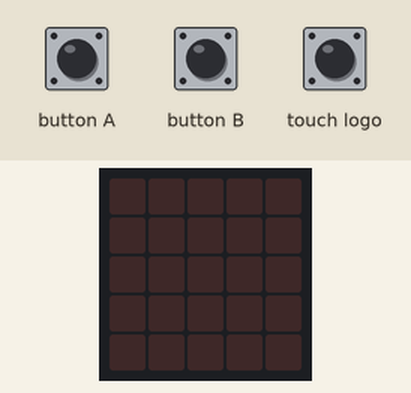
The program below on a simulated BBC micro:bit (MakeCode). On the bench: the board's 5×5 LED display. The test bench sets the inputs (shaded band).

Above: at 1.2 s.
1.3 s: button A pressed for 0.15 s
At 3.6 s:
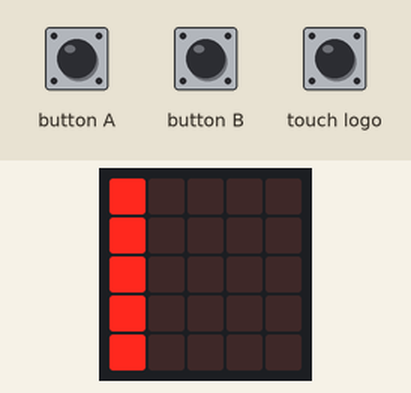
3.9 s: button B pressed for 1 s
At 5.8 s:
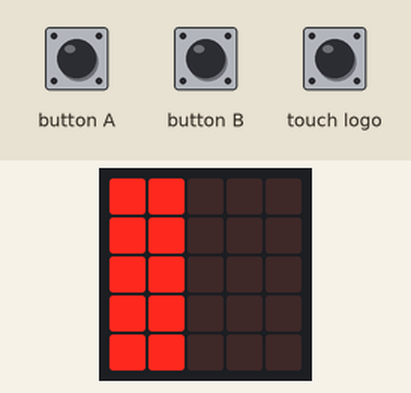
6.8 s: touch logo pressed for 3.2 s
At 11.3 s:
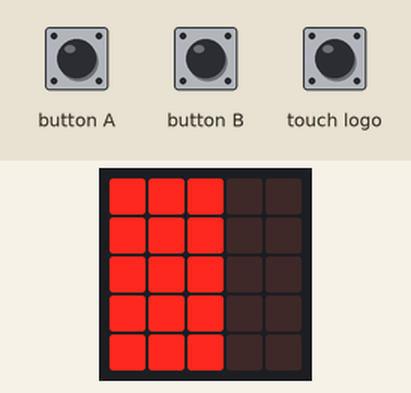
11.5 s: button A pressed for 1 s
At 14.1 s:
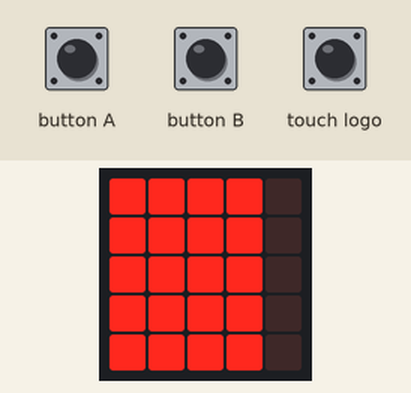
14.5 s: touch logo pressed for 0.15 s
At 15.1 s:
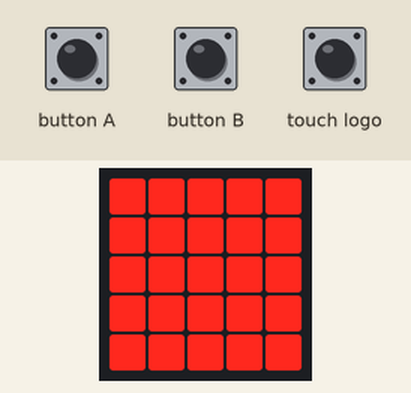
Timing chart, 0 to 17.1 s (numbered marks = the images above; inputs shaded):
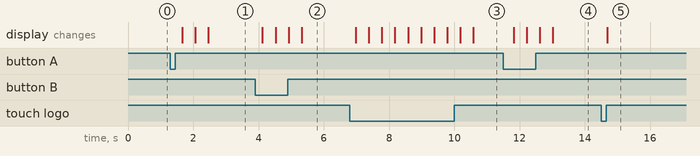

The program:

main.ts
```typescript
let code = 0
let start = 1
basic.forever(function () {
    if (input.buttonIsPressed(Button.A) && code == 0) {
        code = 1
    }
})
basic.forever(function () {
    if (input.buttonIsPressed(Button.B) && code == 1) {
        code = 2
    }
})
basic.forever(function () {
    if (input.logoIsPressed() && code == 2) {
        code = 3
    }
})
basic.forever(function () {
    if (input.logoIsPressed() && code == 4) {
        code = 5
    }
})
basic.forever(function () {
    if (code == 4 && (input.buttonIsPressed(Button.A) || input.buttonIsPressed(Button.B))) {
        basic.showLeds(`
            . . . . .
            . . . . .
            . . . . .
            . . . . .
            . . . . .
            `)
    }
})
basic.forever(function () {
    if (input.buttonIsPressed(Button.A) && code == 3) {
        code = 4
    }
})
basic.forever(function () {
    if (code == 1 && (input.buttonIsPressed(Button.A) || input.logoIsPressed())) {
        basic.showLeds(`
            . . . . .
            . . . . .
            . . . . .
            . . . . .
            . . . . .
            `)
    }
})
basic.forever(function () {
    if (code == 3 && (input.logoIsPressed() || input.buttonIsPressed(Button.B))) {
        basic.showLeds(`
            . . . . .
            . . . . .
            . . . . .
            . . . . .
            . . . . .
            `)
    }
})
basic.forever(function () {
    if (code == 2 && (input.buttonIsPressed(Button.A) || input.buttonIsPressed(Button.B))) {
        basic.showLeds(`
            . . . . .
            . . . . .
            . . . . .
            . . . . .
            . . . . .
            `)
    }
})
basic.forever(function () {
    if (code == 2) {
        basic.showLeds(`
            # # . . .
            # # . . .
            # # . . .
            # # . . .
            # # . . .
            `)
    }
})
basic.forever(function () {
    if (code == 0) {
        basic.showLeds(`
            . . . . .
            . . . . .
            . . . . .
            . . . . .
            . . . . .
            `)
    }
})
basic.forever(function () {
    if (code == 3) {
        basic.showLeds(`
            # # # . .
            # # # . .
            # # # . .
            # # # . .
            # # # . .
            `)
    }
})
basic.forever(function () {
    if (code == 4) {
        basic.showLeds(`
            # # # # .
            # # # # .
            # # # # .
            # # # # .
            # # # # .
            `)
    }
})
basic.forever(function () {
    if (code == 5) {
        basic.showLeds(`
            # # # # #
            # # # # #
            # # # # #
            # # # # #
            # # # # #
            `)
    }
})
basic.forever(function () {
    if (code == 1) {
        basic.showLeds(`
            # . . . .
            # . . . .
            # . . . .
            # . . . .
            # . . . .
            `)
    }
})
```

test.ts
```typescript
// tests gaan hier; deze zal niet worden gecompileerd wanneer dit pakket wordt gebruikt als extensie.
```

Measured:
- after the input at 1.3 s, the display: changes after 0.36 s (image 1)
- after the input at 3.9 s, the display: first changes after 0.22 s (image 2 shows a later state)
- after the input at 6.8 s, the display: first changes after 0.18 s (image 3 shows a later state)
- after the input at 11.5 s, the display: first changes after 0.32 s (image 4 shows a later state)
- after the input at 14.5 s, the display: changes after 0.18 s (image 5)
